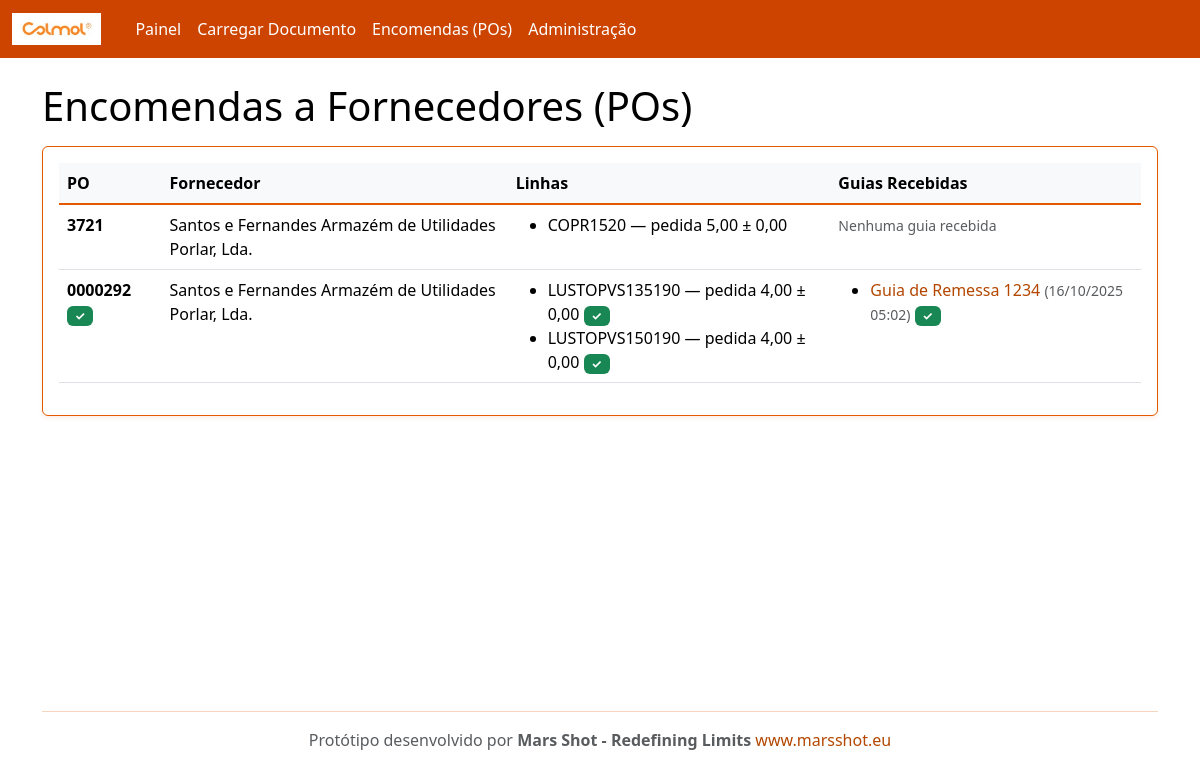
Before: /po/ with the older database file.
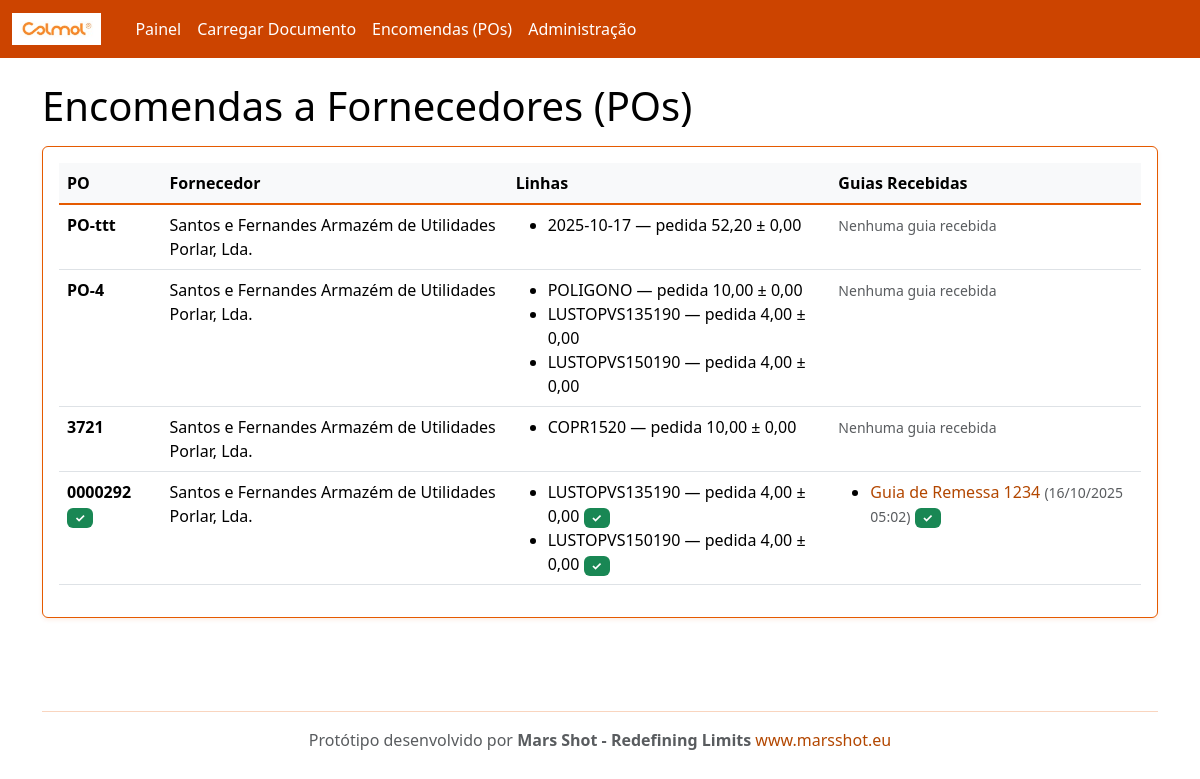
After: the same page with the newer database file.
### rececao/models.py (models this page shows, shortened)
class PurchaseOrder(models.Model):
    number = models.CharField(max_length=100, unique=True)
    supplier = models.ForeignKey(Supplier, on_delete=models.CASCADE, related_name='purchase_orders')
    created_at = models.DateTimeField(auto_now_add=True)
    @property
    def is_complete(self):
        lines = self.lines.all()
        if not lines.exists():
            return False
        return all(line.is_complete for line in lines)

class Supplier(models.Model):
    name = models.CharField(max_length=200, unique=True)
    email = models.EmailField(blank=True, null=True)
    code = models.CharField(max_length=50, unique=True)

class POLine(models.Model):
    po = models.ForeignKey(PurchaseOrder, on_delete=models.CASCADE, related_name='lines')
    internal_sku = models.CharField(max_length=120)  # código interno Colmol
    description = models.CharField(max_length=255, blank=True)
    unit = models.CharField(max_length=20, default='UN')
    qty_ordered = models.DecimalField(max_digits=12, decimal_places=2)
    qty_received = models.DecimalField(max_digits=12, decimal_places=2, default=0)
    tolerance = models.DecimalField(max_digits=6, decimal_places=2, default=0)  # tolerância admitida
    class Meta:
        unique_together = ('po','internal_sku')
    @property
    def qty_remaining(self):
        return self.qty_ordered - self.qty_received
    @property
    def is_complete(self):
        return self.qty_remaining <= 0

class InboundDocument(models.Model):
    DOC_TYPES = (
        ('GR','Guia de Remessa'),
        ('FT','Nota de Encomenda'),
    )
    supplier = models.ForeignKey(Supplier, on_delete=models.CASCADE, related_name='inbound_docs')
    doc_type = models.CharField(max_length=2, choices=DOC_TYPES, default='GR')
    number = models.CharField(max_length=120)
    file = models.FileField(upload_to='inbound/')
    received_at = models.DateTimeField(auto_now_add=True)
    parsed_payload = models.JSONField(default=dict, blank=True)  # resultado do OCR/extração
    po = models.ForeignKey(PurchaseOrder, on_delete=models.SET_NULL, null=True, blank=True, related_name='inbound_docs')

### rececao/views.py (the view)
# urls.py: path('po/', views.po_list, name='po_list'),
def po_list(request):
    from django.db.models import Prefetch
    from .models import InboundDocument
    pos = PurchaseOrder.objects.all().order_by('-id').prefetch_related(
        'lines',
        Prefetch(
            'inbound_docs',
            queryset=InboundDocument.objects.filter(doc_type='GR').order_by('-received_at'),
            to_attr='guias_remessa'
        )
    )
    return render(request, 'po_list.html', {'pos': pos})

### templates/po_list.html
{% extends "base.html" %}
{% block content %}
<h1>Encomendas a Fornecedores (POs)</h1>
<div class="card p-3 mt-3">
  <table class="table table-hover">
    <thead><tr><th>PO</th><th>Fornecedor</th><th>Linhas</th><th>Guias Recebidas</th></tr></thead>
    <tbody>
      {% for p in pos %}
      <tr>
        <td>
          <strong>{{ p.number }}</strong>
          {% if p.is_complete %}
            <span class="badge bg-success">✓</span>
          {% endif %}
        </td>
        <td>{{ p.supplier.name }}</td>
        <td>
          <ul class="mb-0">
          {% for l in p.lines.all %}
            <li>
              {{ l.internal_sku }} — pedida {{ l.qty_ordered|floatformat:2 }} ± {{ l.tolerance|floatformat:2 }}
              {% if l.is_complete %}
                <span class="badge bg-success">✓</span>
              {% endif %}
            </li>
          {% endfor %}
          </ul>
        </td>
        <td>
          {% if p.guias_remessa %}
            <ul class="mb-0">
            {% for guia in p.guias_remessa %}
              <li>
                <a href="/inbound/{{ guia.id }}/" class="text-decoration-none">
                  {{ guia.get_doc_type_display }} {{ guia.number }}
                </a>
                <small class="text-muted">({{ guia.received_at|date:"d/m/Y H:i" }})</small>
                {% if guia.match_result %}
                  {% if guia.match_result.status == 'matched' %}
                    <span class="badge bg-success">✓</span>
                  {% elif guia.match_result.status == 'exceptions' %}
                    <span class="badge bg-warning">!</span>
                  {% endif %}
                {% endif %}
              </li>
            {% endfor %}
            </ul>
          {% else %}
            <small class="text-muted">Nenhuma guia recebida</small>
          {% endif %}
        </td>
      </tr>
      {% empty %}
      <tr><td colspan="4">Sem POs. Use o admin para criar dados de exemplo.</td></tr>
      {% endfor %}
    </tbody>
  </table>
</div>
{% endblock %}

### templates/base.html (shortened to what this page needs)
{% load static %}
<!doctype html>
<html lang="pt">
<head>
  <link href="https://cdn.jsdelivr.net/npm/bootstrap@5.3.3/dist/css/bootstrap.min.css" rel="stylesheet">
</head>
<body>
  <nav class="navbar navbar-expand-lg navbar-dark">
    <div class="container-fluid">
      <a class="navbar-brand d-flex align-items-center" href="/">
        <img src="{% static 'colmol-logo.png' %}" alt="Colmol" style="height: 32px; margin-right: 10px;">
      </a>
      <div class="collapse navbar-collapse" id="nav">
        <ul class="navbar-nav me-auto mb-2 mb-lg-0">
          <li class="nav-item"><a class="nav-link" href="/">Painel</a></li>
          <li class="nav-item"><a class="nav-link" href="/upload/">Carregar Documento</a></li>
          <li class="nav-item"><a class="nav-link" href="/po/">Encomendas (POs)</a></li>
          <li class="nav-item"><a class="nav-link" href="/admin/" target="_blank">Administração</a></li>
        </ul>
      </div>
    </div>
  </nav>
  <main class="container my-4">
    {% block content %}{% endblock %}
  </main>
  <footer class="container my-5">
    <hr class="border-secondary" />
    <div class="text-center">
      <p class="mb-0 text-muted">Protótipo desenvolvido por <strong>Mars Shot - Redefining Limits</strong> <a
          href="https://www.marsshot.eu" target="_blank" class="text-decoration-none">www.marsshot.eu</a></p>
    </div>
  </footer>
</body>
</html>

Changed rows visible on the page:
added PurchaseOrder: number "PO-ttt", supplier.name "Santos e Fernandes Armazém de Utilidades Porlar, Lda.", shows "Nenhuma guia recebida"
added POLine: internal_sku "2025-10-17", qty_ordered "52,20", tolerance "0,00", shown under "PO-ttt"
added PurchaseOrder: number "PO-4", supplier.name "Santos e Fernandes Armazém de Utilidades Porlar, Lda.", shows "Nenhuma guia recebida"
added POLine: internal_sku "POLIGONO", qty_ordered "10,00", tolerance "0,00", shown under "PO-4"
added POLine: internal_sku "LUSTOPVS135190", qty_ordered "4,00", tolerance "0,00", shown under "PO-4"
added POLine: internal_sku "LUSTOPVS150190", qty_ordered "4,00", tolerance "0,00", shown under "PO-4"
changed POLine "COPR1520": qty_ordered "5,00" → "10,00"
